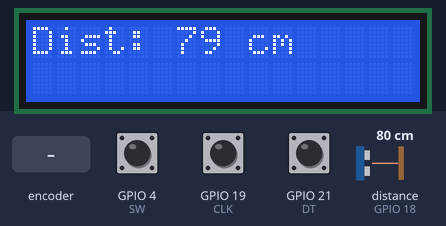
Recording of a sketch running on a simulated ESP32. Shown: 16×2 character LCD. Wiring (inferred from the names in the program): ultrasonic range finder: trigger GPIO 5; echo GPIO 18. The inputs (shaded band) are chosen by the test bench; at power-on: GPIO 4 (SW) HIGH, distance to the obstacle (sensor on GPIO 18) 80 cm, GPIO 19 (CLK) HIGH, GPIO 21 (DT) HIGH. The echo pulse lasts 58.3 µs per cm; WiFi joins after 1.5 s; servers stay silent unless stated; no MQTT or app messages arrive unless stated; what the sketch prints to the serial monitor is not drawn.

Above: at 2.7 s.
2.8 s: rotary encoder on GPIO 19 (CLK) / GPIO 21 (DT) turned 3 steps (first pin leading)
At 4.4 s:
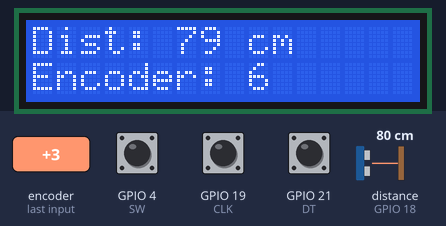
4.9 s: GPIO 4 (SW) pulled LOW for 0.15 s
At 6.1 s:
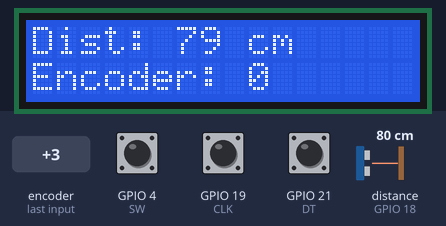
6.5 s: distance to the obstacle (sensor on GPIO 18) set to 2 cm
At 7.2 s:
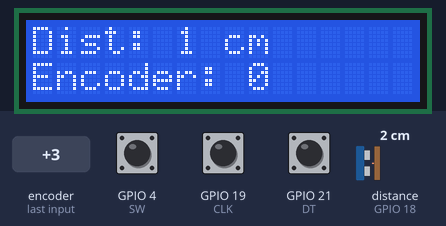
8.1 s: distance to the obstacle (sensor on GPIO 18) set to 4 cm
At 10.0 s:
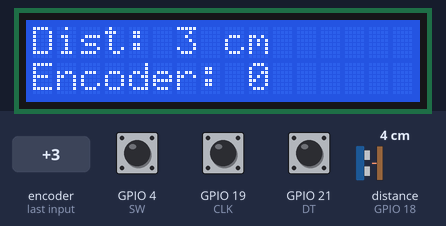
11.7 s: rotary encoder on GPIO 19 (CLK) / GPIO 21 (DT) turned 2 steps (second pin leading)
At 13.1 s:
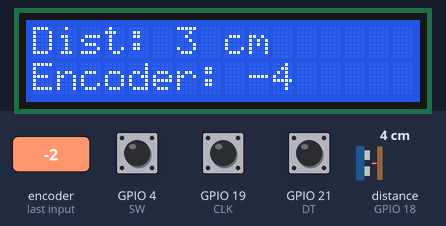
Timing chart, 0 to 14.6 s (numbered marks = the images above; inputs shaded):
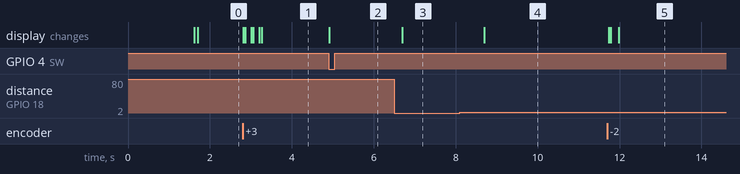

Measured:
- after the input at 2.8 s, the display: first changes at once (image 1 shows a later state)
- after the input at 4.9 s, the display: changes at once (image 2)
- after the input at 6.5 s, the display: changes after 0.20 s (image 3)
- after the input at 8.1 s, the display: changes after 0.60 s (image 4)
- after the input at 11.7 s, the display: first changes at once (image 5 shows a later state)

The sketch:

ESP32-MQTT-Proximity-Encoder.ino
```cpp
#include <Wire.h>
#include <LiquidCrystal_I2C.h>
#include <WiFi.h>
#include <PubSubClient.h>

// Configuração do display I2C
#define I2C_ADDR    0x27
#define LCD_COLUMNS 16
#define LCD_LINES   2

LiquidCrystal_I2C lcd(I2C_ADDR, LCD_COLUMNS, LCD_LINES);

// Definir pinos do sensor HC-SR04
#define TRIG_PIN 5   // Pino TRIG do sensor HC-SR04
#define ECHO_PIN 18  // Pino ECHO do sensor HC-SR04

// Definir pinos do sensor de giro (Encoder)
#define CLK 19  // Pino do sinal CLK do encoder
#define DT 21   // Pino do sinal DT do encoder
#define SW 4    // Pino do botão do encoder (pressionado para zerar)

// Definir tópicos MQTT e ID do cliente
#define TOPICO_SUBSCRIBE_PROXIMIDADE "ESP32_PROXIMIDADE_IOT_IFSP"
#define TOPICO_PUBLISH_PROXIMIDADE   "ESP32_PROXIMIDADE_IOT_IFSP"
#define TOPICO_SUBSCRIBE_GIRO        "ESP32_GIRO_IOT_IFSP"
#define TOPICO_PUBLISH_GIRO          "ESP32_GIRO_IOT_IFSP"
#define ID_MQTT  "INCB_Cliente_MQTT"

// Configurações de Wi-Fi e MQTT
const char* SSID = "Wokwi-GUEST";
const char* PASSWORD = "";
const char* BROKER_MQTT = "broker.hivemq.com";
int BROKER_PORT = 1883;

WiFiClient espClient;
PubSubClient MQTT(espClient);

// Variáveis para o sensor de giro (encoder)
int counter = 0;         // Contador de rotações do encoder
int lastStateCLK;        // Estado anterior do CLK
int currentStateCLK;     // Estado atual do CLK
unsigned long lastProximityPublish = 0;  // Controla quando enviar a leitura de proximidade
unsigned long proximityInterval = 1000; // Intervalo de 1 segundo para verificar proximidade
long previousProximity = -1;  // Valor anterior da proximidade para comparação

// Funções de Inicialização e Reconexão
void init_serial(void);
void init_wifi(void);
void init_mqtt(void);
void reconnect_wifi(void);
void mqtt_callback(char* topic, byte* payload, unsigned int length);
void verifica_conexoes_wifi_mqtt(void);

// Função para ler o sensor de proximidade HC-SR04
long readProximity() {
  // Enviar pulso TRIG
  digitalWrite(TRIG_PIN, LOW);
  delayMicroseconds(2);
  digitalWrite(TRIG_PIN, HIGH);
  delayMicroseconds(10);
  digitalWrite(TRIG_PIN, LOW);

  // Ler o tempo de retorno do pulso ECHO
  long duration = pulseIn(ECHO_PIN, HIGH);

  // Calcular a distância em centímetros
  long distance = duration * 0.034 / 2;

  return distance;
}

// Função para ler o sensor de giro (encoder)
void readEncoder() {
  currentStateCLK = digitalRead(CLK);

  // Se o estado do CLK mudou
  if (currentStateCLK != lastStateCLK) {
    int currentStateDT = digitalRead(DT);

    // Girando no sentido horário
    if (currentStateDT != currentStateCLK) {
      counter++;
    } else {  // Girando no sentido anti-horário
      counter--;
    }
    Serial.print("Posição do encoder: ");
    Serial.println(counter);

    // Enviar a leitura do encoder via MQTT
    String message = String(counter);
    MQTT.publish(TOPICO_PUBLISH_GIRO, message.c_str());

    // Exibir a posição do encoder na linha 2 do display
    lcd.setCursor(0, 1);
    lcd.print("Encoder: ");
    lcd.print(counter);
    lcd.print("   "); // Limpar caracteres adicionais
  }

  // Verificar se o botão do encoder foi pressionado (zerar contador)
  if (digitalRead(SW) == LOW) {
    counter = 0;  // Zerar o contador do encoder
    Serial.println("Botão do encoder pressionado! Contador zerado.");

    // Enviar o valor zero via MQTT
    String message = String(counter);
    MQTT.publish(TOPICO_PUBLISH_GIRO, message.c_str());

    // Exibir no display
    lcd.setCursor(0, 1);
    lcd.print("Encoder: 0   ");

    delay(500);  // Debounce para evitar múltiplas leituras rápidas
  }

  lastStateCLK = currentStateCLK;
}

// Configurações Iniciais
void setup()
{
    init_serial();
    init_wifi();
    init_mqtt();

    // Configurar pinos do HC-SR04
    pinMode(TRIG_PIN, OUTPUT);
    pinMode(ECHO_PIN, INPUT);

    // Configurar pinos do sensor de giro (encoder)
    pinMode(CLK, INPUT);
    pinMode(DT, INPUT);
    pinMode(SW, INPUT_PULLUP);  // Configurar o botão com pull-up interno
    lastStateCLK = digitalRead(CLK);

    // Inicializar o display LCD I2C
    Wire.begin(23, 22);  // Configurar manualmente os pinos SDA (23) e SCL (22)
    lcd.init();          // Inicializar o display LCD
    lcd.backlight();     // Ativar a luz de fundo
    lcd.setCursor(0, 0);
    lcd.print("Iniciando...");
}

void init_serial()
{
    Serial.begin(115200);
}

void init_wifi(void)
{
    delay(10);
    lcd.clear();
    lcd.setCursor(0, 0);
    lcd.print("Conectando WiFi");
    lcd.setCursor(0, 1);
    lcd.print(SSID);
    Serial.println("------Conexao WI-FI------");
    Serial.print("Conectando-se na rede: ");
    Serial.println(SSID);
    reconnect_wifi();
}

void init_mqtt(void)
{
    MQTT.setServer(BROKER_MQTT, BROKER_PORT);
    MQTT.setCallback(mqtt_callback);
}

void mqtt_callback(char* topic, byte* payload, unsigned int length)
{
    String msg;
    for(int i = 0; i < length; i++)
    {
       char c = (char)payload[i];
       msg += c;
    }
    Serial.print("[MQTT] Mensagem recebida: ");
    Serial.println(msg);
}

void reconnect_mqtt(void)
{
    while (!MQTT.connected())
    {
        Serial.print("* Tentando se conectar ao Broker MQTT: ");
        Serial.println(BROKER_MQTT);
        lcd.clear();
        lcd.setCursor(0, 0);
        lcd.print("Conectando MQTT");
        if (MQTT.connect(ID_MQTT))
        {
            Serial.println("Conectado ao broker MQTT!");
            lcd.clear();
            lcd.setCursor(0, 0);
            lcd.print("MQTT Conectado");
            MQTT.subscribe(TOPICO_SUBSCRIBE_PROXIMIDADE);
            MQTT.subscribe(TOPICO_SUBSCRIBE_GIRO);
        }
        else
        {
            Serial.println("Falha ao conectar ao broker.");
            lcd.clear();
            lcd.setCursor(0, 0);
            lcd.print("Falha MQTT");
            delay(2000);
        }
    }
}

void reconnect_wifi()
{
    if (WiFi.status() == WL_CONNECTED)
        return;

    WiFi.begin(SSID, PASSWORD);

    while (WiFi.status() != WL_CONNECTED)
    {
        delay(100);
        Serial.print(".");
    }

    Serial.println();
    Serial.println("Conectado ao Wi-Fi.");
    Serial.print("IP: ");
    Serial.println(WiFi.localIP());

    lcd.clear();
    lcd.setCursor(0, 0);
    lcd.print("WiFi Conectado");
    lcd.setCursor(0, 1);
    lcd.print(WiFi.localIP());
}

void verifica_conexoes_wifi_mqtt(void)
{
    reconnect_wifi();
    if (!MQTT.connected())
        reconnect_mqtt();
}

void loop()
{
    verifica_conexoes_wifi_mqtt();

    // Ler e enviar os dados de proximidade se diferente do anterior
    unsigned long currentMillis = millis();
    if (currentMillis - lastProximityPublish >= proximityInterval) {
        lastProximityPublish = currentMillis;

        long distance = readProximity();

        if (distance != previousProximity) {
            Serial.print("Distância: ");
            Serial.print(distance);
            Serial.println(" cm");

            // Exibir a distância na linha 1 do display
            lcd.setCursor(0, 0);
            lcd.print("Dist: ");
            lcd.print(distance);
            lcd.print(" cm   "); // Limpar caracteres adicionais

            // Enviar a distância via MQTT
            String mensagem = String(distance);
            MQTT.publish(TOPICO_PUBLISH_PROXIMIDADE, mensagem.c_str());

            previousProximity = distance;
        }
    }

    // Leitura do sensor de giro (encoder)
    readEncoder();

    MQTT.loop();
}
```
